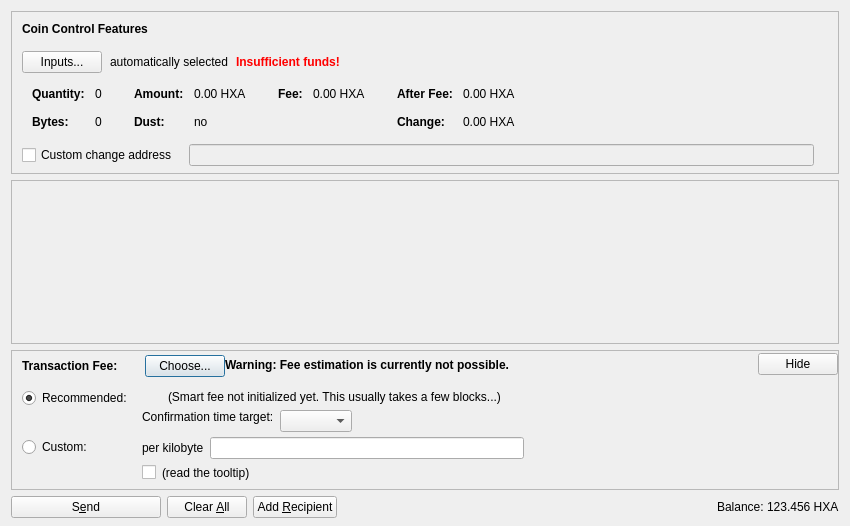
<?xml version="1.0" encoding="UTF-8"?>
<ui version="4.0">
 <class>SendCoinsDialog</class>
 <widget class="QDialog" name="SendCoinsDialog">
  <property name="geometry">
   <rect>
    <x>0</x>
    <y>0</y>
    <width>850</width>
    <height>526</height>
   </rect>
  </property>
  <property name="windowTitle">
   <string>Send Coins</string>
  </property>
  <layout class="QVBoxLayout" name="verticalLayout" stretch="0,1,0,0">
   <property name="bottomMargin">
    <number>8</number>
   </property>
   <item>
    <widget class="QFrame" name="frameCoinControl">
     <property name="sizePolicy">
      <sizepolicy hsizetype="Expanding" vsizetype="Expanding">
       <horstretch>0</horstretch>
       <verstretch>0</verstretch>
      </sizepolicy>
     </property>
     <property name="maximumSize">
      <size>
       <width>16777215</width>
       <height>16777215</height>
      </size>
     </property>
     <property name="frameShape">
      <enum>QFrame::StyledPanel</enum>
     </property>
     <property name="frameShadow">
      <enum>QFrame::Sunken</enum>
     </property>
     <layout class="QVBoxLayout" name="verticalLayoutCoinControl2">
      <property name="spacing">
       <number>0</number>
      </property>
      <property name="leftMargin">
       <number>0</number>
      </property>
      <property name="topMargin">
       <number>0</number>
      </property>
      <property name="rightMargin">
       <number>0</number>
      </property>
      <property name="bottomMargin">
       <number>6</number>
      </property>
      <item>
       <layout class="QVBoxLayout" name="verticalLayoutCoinControl" stretch="0,0,0,0,1">
        <property name="spacing">
         <number>0</number>
        </property>
        <property name="leftMargin">
         <number>10</number>
        </property>
        <property name="topMargin">
         <number>10</number>
        </property>
        <item>
         <layout class="QHBoxLayout" name="horizontalLayoutCoinControl1">
          <property name="bottomMargin">
           <number>15</number>
          </property>
          <item>
           <widget class="QLabel" name="labelCoinControlFeatures">
            <property name="sizePolicy">
             <sizepolicy hsizetype="Preferred" vsizetype="Maximum">
              <horstretch>0</horstretch>
              <verstretch>0</verstretch>
             </sizepolicy>
            </property>
            <property name="font">
             <font>
              <weight>75</weight>
              <bold>true</bold>
             </font>
            </property>
            <property name="styleSheet">
             <string notr="true">font-weight:bold;</string>
            </property>
            <property name="text">
             <string>Coin Control Features</string>
            </property>
           </widget>
          </item>
         </layout>
        </item>
        <item>
         <layout class="QHBoxLayout" name="horizontalLayoutCoinControl2" stretch="0,0,0,0">
          <property name="spacing">
           <number>8</number>
          </property>
          <property name="bottomMargin">
           <number>10</number>
          </property>
          <item>
           <widget class="QPushButton" name="pushButtonCoinControl">
            <property name="styleSheet">
             <string notr="true"/>
            </property>
            <property name="text">
             <string>Inputs...</string>
            </property>
            <property name="autoDefault">
             <bool>false</bool>
            </property>
           </widget>
          </item>
          <item>
           <widget class="QLabel" name="labelCoinControlAutomaticallySelected">
            <property name="text">
             <string>automatically selected</string>
            </property>
            <property name="margin">
             <number>5</number>
            </property>
           </widget>
          </item>
          <item>
           <widget class="QLabel" name="labelCoinControlInsuffFunds">
            <property name="font">
             <font>
              <weight>75</weight>
              <bold>true</bold>
             </font>
            </property>
            <property name="styleSheet">
             <string notr="true">color:red;font-weight:bold;</string>
            </property>
            <property name="text">
             <string>Insufficient funds!</string>
            </property>
            <property name="margin">
             <number>5</number>
            </property>
           </widget>
          </item>
          <item>
           <spacer name="horizontalSpacerCoinControl">
            <property name="orientation">
             <enum>Qt::Horizontal</enum>
            </property>
            <property name="sizeHint" stdset="0">
             <size>
              <width>40</width>
              <height>1</height>
             </size>
            </property>
           </spacer>
          </item>
         </layout>
        </item>
        <item>
         <widget class="QWidget" name="widgetCoinControl" native="true">
          <property name="sizePolicy">
           <sizepolicy hsizetype="Preferred" vsizetype="Preferred">
            <horstretch>0</horstretch>
            <verstretch>0</verstretch>
           </sizepolicy>
          </property>
          <property name="minimumSize">
           <size>
            <width>0</width>
            <height>0</height>
           </size>
          </property>
          <property name="styleSheet">
           <string notr="true"/>
          </property>
          <layout class="QHBoxLayout" name="horizontalLayoutCoinControl5">
           <property name="leftMargin">
            <number>0</number>
           </property>
           <property name="topMargin">
            <number>0</number>
           </property>
           <property name="rightMargin">
            <number>0</number>
           </property>
           <property name="bottomMargin">
            <number>0</number>
           </property>
           <item>
            <layout class="QHBoxLayout" name="horizontalLayoutCoinControl3" stretch="0,0,0,1">
             <property name="spacing">
              <number>20</number>
             </property>
             <property name="topMargin">
              <number>0</number>
             </property>
             <property name="bottomMargin">
              <number>10</number>
             </property>
             <item>
              <layout class="QFormLayout" name="formLayoutCoinControl1">
               <property name="horizontalSpacing">
                <number>10</number>
               </property>
               <property name="verticalSpacing">
                <number>14</number>
               </property>
               <property name="leftMargin">
                <number>10</number>
               </property>
               <property name="topMargin">
                <number>4</number>
               </property>
               <property name="rightMargin">
                <number>6</number>
               </property>
               <item row="0" column="0">
                <widget class="QLabel" name="labelCoinControlQuantityText">
                 <property name="font">
                  <font>
                   <weight>75</weight>
                   <bold>true</bold>
                  </font>
                 </property>
                 <property name="text">
                  <string>Quantity:</string>
                 </property>
                 <property name="margin">
                  <number>0</number>
                 </property>
                </widget>
               </item>
               <item row="0" column="1">
                <widget class="QLabel" name="labelCoinControlQuantity">
                 <property name="cursor">
                  <cursorShape>IBeamCursor</cursorShape>
                 </property>
                 <property name="contextMenuPolicy">
                  <enum>Qt::ActionsContextMenu</enum>
                 </property>
                 <property name="text">
                  <string notr="true">0</string>
                 </property>
                 <property name="margin">
                  <number>0</number>
                 </property>
                 <property name="textInteractionFlags">
                  <set>Qt::LinksAccessibleByMouse|Qt::TextSelectableByKeyboard|Qt::TextSelectableByMouse</set>
                 </property>
                </widget>
               </item>
               <item row="1" column="0">
                <widget class="QLabel" name="labelCoinControlBytesText">
                 <property name="font">
                  <font>
                   <weight>75</weight>
                   <bold>true</bold>
                  </font>
                 </property>
                 <property name="text">
                  <string>Bytes:</string>
                 </property>
                </widget>
               </item>
               <item row="1" column="1">
                <widget class="QLabel" name="labelCoinControlBytes">
                 <property name="cursor">
                  <cursorShape>IBeamCursor</cursorShape>
                 </property>
                 <property name="contextMenuPolicy">
                  <enum>Qt::ActionsContextMenu</enum>
                 </property>
                 <property name="text">
                  <string notr="true">0</string>
                 </property>
                 <property name="textInteractionFlags">
                  <set>Qt::LinksAccessibleByMouse|Qt::TextSelectableByKeyboard|Qt::TextSelectableByMouse</set>
                 </property>
                </widget>
               </item>
              </layout>
             </item>
             <item>
              <layout class="QFormLayout" name="formLayoutCoinControl2">
               <property name="horizontalSpacing">
                <number>10</number>
               </property>
               <property name="verticalSpacing">
                <number>14</number>
               </property>
               <property name="leftMargin">
                <number>6</number>
               </property>
               <property name="topMargin">
                <number>4</number>
               </property>
               <property name="rightMargin">
                <number>6</number>
               </property>
               <item row="0" column="0">
                <widget class="QLabel" name="labelCoinControlAmountText">
                 <property name="font">
                  <font>
                   <weight>75</weight>
                   <bold>true</bold>
                  </font>
                 </property>
                 <property name="text">
                  <string>Amount:</string>
                 </property>
                 <property name="margin">
                  <number>0</number>
                 </property>
                </widget>
               </item>
               <item row="0" column="1">
                <widget class="QLabel" name="labelCoinControlAmount">
                 <property name="cursor">
                  <cursorShape>IBeamCursor</cursorShape>
                 </property>
                 <property name="contextMenuPolicy">
                  <enum>Qt::ActionsContextMenu</enum>
                 </property>
                 <property name="text">
                  <string notr="true">0.00 HXA</string>
                 </property>
                 <property name="textInteractionFlags">
                  <set>Qt::LinksAccessibleByMouse|Qt::TextSelectableByKeyboard|Qt::TextSelectableByMouse</set>
                 </property>
                </widget>
               </item>
               <item row="1" column="0">
                <widget class="QLabel" name="labelCoinControlLowOutputText">
                 <property name="font">
                  <font>
                   <weight>75</weight>
                   <bold>true</bold>
                  </font>
                 </property>
                 <property name="text">
                  <string>Dust:</string>
                 </property>
                </widget>
               </item>
               <item row="1" column="1">
                <widget class="QLabel" name="labelCoinControlLowOutput">
                 <property name="cursor">
                  <cursorShape>IBeamCursor</cursorShape>
                 </property>
                 <property name="contextMenuPolicy">
                  <enum>Qt::ActionsContextMenu</enum>
                 </property>
                 <property name="text">
                  <string notr="true">no</string>
                 </property>
                 <property name="textInteractionFlags">
                  <set>Qt::LinksAccessibleByMouse|Qt::TextSelectableByKeyboard|Qt::TextSelectableByMouse</set>
                 </property>
                </widget>
               </item>
              </layout>
             </item>
             <item>
              <layout class="QFormLayout" name="formLayoutCoinControl3">
               <property name="horizontalSpacing">
                <number>10</number>
               </property>
               <property name="verticalSpacing">
                <number>14</number>
               </property>
               <property name="leftMargin">
                <number>6</number>
               </property>
               <property name="topMargin">
                <number>4</number>
               </property>
               <property name="rightMargin">
                <number>6</number>
               </property>
               <item row="0" column="0">
                <widget class="QLabel" name="labelCoinControlFeeText">
                 <property name="font">
                  <font>
                   <weight>75</weight>
                   <bold>true</bold>
                  </font>
                 </property>
                 <property name="text">
                  <string>Fee:</string>
                 </property>
                 <property name="margin">
                  <number>0</number>
                 </property>
                </widget>
               </item>
               <item row="0" column="1">
                <widget class="QLabel" name="labelCoinControlFee">
                 <property name="cursor">
                  <cursorShape>IBeamCursor</cursorShape>
                 </property>
                 <property name="contextMenuPolicy">
                  <enum>Qt::ActionsContextMenu</enum>
                 </property>
                 <property name="text">
                  <string notr="true">0.00 HXA</string>
                 </property>
                 <property name="textInteractionFlags">
                  <set>Qt::LinksAccessibleByMouse|Qt::TextSelectableByKeyboard|Qt::TextSelectableByMouse</set>
                 </property>
                </widget>
               </item>
              </layout>
             </item>
             <item>
              <layout class="QFormLayout" name="formLayoutCoinControl4">
               <property name="horizontalSpacing">
                <number>10</number>
               </property>
               <property name="verticalSpacing">
                <number>14</number>
               </property>
               <property name="leftMargin">
                <number>6</number>
               </property>
               <property name="topMargin">
                <number>4</number>
               </property>
               <property name="rightMargin">
                <number>6</number>
               </property>
               <item row="0" column="0">
                <widget class="QLabel" name="labelCoinControlAfterFeeText">
                 <property name="font">
                  <font>
                   <weight>75</weight>
                   <bold>true</bold>
                  </font>
                 </property>
                 <property name="text">
                  <string>After Fee:</string>
                 </property>
                 <property name="margin">
                  <number>0</number>
                 </property>
                </widget>
               </item>
               <item row="0" column="1">
                <widget class="QLabel" name="labelCoinControlAfterFee">
                 <property name="cursor">
                  <cursorShape>IBeamCursor</cursorShape>
                 </property>
                 <property name="contextMenuPolicy">
                  <enum>Qt::ActionsContextMenu</enum>
                 </property>
                 <property name="text">
                  <string notr="true">0.00 HXA</string>
                 </property>
                 <property name="textInteractionFlags">
                  <set>Qt::LinksAccessibleByMouse|Qt::TextSelectableByKeyboard|Qt::TextSelectableByMouse</set>
                 </property>
                </widget>
               </item>
               <item row="1" column="0">
                <widget class="QLabel" name="labelCoinControlChangeText">
                 <property name="font">
                  <font>
                   <weight>75</weight>
                   <bold>true</bold>
                  </font>
                 </property>
                 <property name="text">
                  <string>Change:</string>
                 </property>
                </widget>
               </item>
               <item row="1" column="1">
                <widget class="QLabel" name="labelCoinControlChange">
                 <property name="cursor">
                  <cursorShape>IBeamCursor</cursorShape>
                 </property>
                 <property name="contextMenuPolicy">
                  <enum>Qt::ActionsContextMenu</enum>
                 </property>
                 <property name="text">
                  <string notr="true">0.00 HXA</string>
                 </property>
                 <property name="textInteractionFlags">
                  <set>Qt::LinksAccessibleByMouse|Qt::TextSelectableByKeyboard|Qt::TextSelectableByMouse</set>
                 </property>
                </widget>
               </item>
              </layout>
             </item>
            </layout>
           </item>
          </layout>
         </widget>
        </item>
        <item>
         <layout class="QHBoxLayout" name="horizontalLayoutCoinControl4" stretch="0,0,0">
          <property name="spacing">
           <number>12</number>
          </property>
          <property name="sizeConstraint">
           <enum>QLayout::SetDefaultConstraint</enum>
          </property>
          <property name="topMargin">
           <number>5</number>
          </property>
          <property name="rightMargin">
           <number>5</number>
          </property>
          <item>
           <widget class="QCheckBox" name="checkBoxCoinControlChange">
            <property name="toolTip">
             <string>If this is activated, but the change address is empty or invalid, change will be sent to a newly generated address.</string>
            </property>
            <property name="text">
             <string>Custom change address</string>
            </property>
           </widget>
          </item>
          <item>
           <widget class="QValidatedLineEdit" name="lineEditCoinControlChange">
            <property name="enabled">
             <bool>false</bool>
            </property>
            <property name="sizePolicy">
             <sizepolicy hsizetype="Expanding" vsizetype="Fixed">
              <horstretch>0</horstretch>
              <verstretch>0</verstretch>
             </sizepolicy>
            </property>
           </widget>
          </item>
          <item>
           <widget class="QLabel" name="labelCoinControlChangeLabel">
            <property name="sizePolicy">
             <sizepolicy hsizetype="Preferred" vsizetype="Expanding">
              <horstretch>0</horstretch>
              <verstretch>0</verstretch>
             </sizepolicy>
            </property>
            <property name="minimumSize">
             <size>
              <width>0</width>
              <height>0</height>
             </size>
            </property>
            <property name="text">
             <string/>
            </property>
            <property name="margin">
             <number>3</number>
            </property>
           </widget>
          </item>
         </layout>
        </item>
        <item>
         <spacer name="verticalSpacerCoinControl">
          <property name="orientation">
           <enum>Qt::Vertical</enum>
          </property>
          <property name="sizeHint" stdset="0">
           <size>
            <width>800</width>
            <height>1</height>
           </size>
          </property>
         </spacer>
        </item>
       </layout>
      </item>
     </layout>
    </widget>
   </item>
   <item>
    <widget class="QScrollArea" name="scrollArea">
     <property name="widgetResizable">
      <bool>true</bool>
     </property>
     <widget class="QWidget" name="scrollAreaWidgetContents">
      <property name="geometry">
       <rect>
        <x>0</x>
        <y>0</y>
        <width>830</width>
        <height>104</height>
       </rect>
      </property>
      <layout class="QVBoxLayout" name="verticalLayout_2" stretch="0,1">
       <property name="leftMargin">
        <number>0</number>
       </property>
       <property name="topMargin">
        <number>0</number>
       </property>
       <property name="rightMargin">
        <number>0</number>
       </property>
       <property name="bottomMargin">
        <number>0</number>
       </property>
       <item>
        <layout class="QVBoxLayout" name="entries">
         <property name="spacing">
          <number>6</number>
         </property>
        </layout>
       </item>
       <item>
        <spacer name="verticalSpacer">
         <property name="orientation">
          <enum>Qt::Vertical</enum>
         </property>
         <property name="sizeHint" stdset="0">
          <size>
           <width>20</width>
           <height>40</height>
          </size>
         </property>
        </spacer>
       </item>
      </layout>
     </widget>
    </widget>
   </item>
   <item>
    <widget class="QFrame" name="frameFee">
     <property name="sizePolicy">
      <sizepolicy hsizetype="Expanding" vsizetype="Expanding">
       <horstretch>0</horstretch>
       <verstretch>0</verstretch>
      </sizepolicy>
     </property>
     <property name="maximumSize">
      <size>
       <width>16777215</width>
       <height>16777215</height>
      </size>
     </property>
     <property name="frameShape">
      <enum>QFrame::StyledPanel</enum>
     </property>
     <property name="frameShadow">
      <enum>QFrame::Sunken</enum>
     </property>
     <layout class="QVBoxLayout" name="verticalLayoutFee1">
      <property name="spacing">
       <number>0</number>
      </property>
      <property name="leftMargin">
       <number>0</number>
      </property>
      <property name="topMargin">
       <number>0</number>
      </property>
      <property name="rightMargin">
       <number>0</number>
      </property>
      <property name="bottomMargin">
       <number>0</number>
      </property>
      <item>
       <layout class="QVBoxLayout" name="verticalLayoutFee2" stretch="0,0,0">
        <property name="spacing">
         <number>0</number>
        </property>
        <property name="leftMargin">
         <number>10</number>
        </property>
        <property name="topMargin">
         <number>0</number>
        </property>
        <item>
         <layout class="QHBoxLayout" name="horizontalLayoutFee1">
          <property name="bottomMargin">
           <number>0</number>
          </property>
          <item>
           <layout class="QVBoxLayout" name="verticalLayoutFee7">
            <property name="spacing">
             <number>0</number>
            </property>
            <item>
             <spacer name="verticalSpacerSmartFee">
              <property name="orientation">
               <enum>Qt::Vertical</enum>
              </property>
              <property name="sizeType">
               <enum>QSizePolicy::Fixed</enum>
              </property>
              <property name="sizeHint" stdset="0">
               <size>
                <width>1</width>
                <height>4</height>
               </size>
              </property>
             </spacer>
            </item>
            <item>
             <layout class="QHBoxLayout" name="horizontalLayoutSmartFee">
              <property name="spacing">
               <number>10</number>
              </property>
              <item>
               <widget class="QLabel" name="labelFeeHeadline">
                <property name="sizePolicy">
                 <sizepolicy hsizetype="Preferred" vsizetype="Maximum">
                  <horstretch>0</horstretch>
                  <verstretch>0</verstretch>
                 </sizepolicy>
                </property>
                <property name="font">
                 <font>
                  <weight>75</weight>
                  <bold>true</bold>
                 </font>
                </property>
                <property name="styleSheet">
                 <string notr="true">font-weight:bold;</string>
                </property>
                <property name="text">
                 <string>Transaction Fee:</string>
                </property>
               </widget>
              </item>
              <item>
               <widget class="QLabel" name="labelFeeMinimized">
                <property name="text">
                 <string/>
                </property>
               </widget>
              </item>
              <item>
               <widget class="QPushButton" name="buttonChooseFee">
                <property name="text">
                 <string>Choose...</string>
                </property>
               </widget>
              </item>
             </layout>
            </item>
            <item>
             <spacer name="verticalSpacer_5">
              <property name="orientation">
               <enum>Qt::Vertical</enum>
              </property>
              <property name="sizeHint" stdset="0">
               <size>
                <width>1</width>
                <height>1</height>
               </size>
              </property>
             </spacer>
            </item>
           </layout>
          </item>
          <item>
           <widget class="QLabel" name="fallbackFeeWarningLabel">
            <property name="toolTip">
             <string>Using the fallbackfee can result in sending a transaction that will take several hours or days (or never) to confirm. Consider choosing your fee manually or wait until you have validated the complete chain.</string>
            </property>
            <property name="font">
            <font>
                <weight>75</weight>
                <bold>true</bold>
            </font>
            </property>
            <property name="text">
             <string>Warning: Fee estimation is currently not possible.</string>
            </property>
            <property name="wordWrap">
             <bool>false</bool>
            </property>
           </widget>
          </item>
          <item>
           <spacer name="horizontalSpacer_4">
            <property name="orientation">
             <enum>Qt::Horizontal</enum>
            </property>
            <property name="sizeType">
             <enum>QSizePolicy::MinimumExpanding</enum>
            </property>
            <property name="sizeHint" stdset="0">
             <size>
              <width>40</width>
              <height>20</height>
             </size>
            </property>
           </spacer>
          </item>
          <item>
           <widget class="QPushButton" name="buttonMinimizeFee">
            <property name="toolTip">
             <string>collapse fee-settings</string>
            </property>
            <property name="text">
             <string>Hide</string>
            </property>
           </widget>
          </item>
         </layout>
        </item>
        <item>
         <widget class="QFrame" name="frameFeeSelection">
          <layout class="QVBoxLayout" name="verticalLayoutFee12">
           <property name="spacing">
            <number>0</number>
           </property>
           <property name="leftMargin">
            <number>0</number>
           </property>
           <property name="topMargin">
            <number>0</number>
           </property>
           <property name="rightMargin">
            <number>0</number>
           </property>
           <property name="bottomMargin">
            <number>0</number>
           </property>
           <item>
            <layout class="QGridLayout" name="gridLayoutFee">
             <property name="topMargin">
              <number>10</number>
             </property>
             <property name="bottomMargin">
              <number>4</number>
             </property>
             <property name="horizontalSpacing">
              <number>10</number>
             </property>
             <property name="verticalSpacing">
              <number>4</number>
             </property>
             <item row="1" column="1">
              <layout class="QVBoxLayout" name="verticalLayoutFee8">
               <property name="spacing">
                <number>6</number>
               </property>
               <item>
                <layout class="QHBoxLayout" name="horizontalLayoutFee13">
                 <item>
                  <widget class="QLabel" name="labelCustomPerKilobyte">
                   <property name="toolTip">
                    <string>Specify a custom fee per kB (1,000 bytes) of the transaction's virtual size.

Note:  Since the fee is calculated on a per-byte basis, a fee of "100 satoshis per kB" for a transaction size of 500 bytes (half of 1 kB) would ultimately yield a fee of only 50 satoshis.</string>
                   </property>
                   <property name="text">
                    <string>per kilobyte</string>
                   </property>
                  </widget>
                 </item>
                 <item>
                  <widget class="BitcoinAmountField" name="customFee"/>
                 </item>
                 <item>
                  <spacer name="horizontalSpacer_6">
                   <property name="orientation">
                    <enum>Qt::Horizontal</enum>
                   </property>
                   <property name="sizeHint" stdset="0">
                    <size>
                     <width>1</width>
                     <height>1</height>
                    </size>
                   </property>
                  </spacer>
                 </item>
                </layout>
               </item>
               <item>
                <layout class="QHBoxLayout" name="horizontalLayoutFee8">
                 <item>
                  <widget class="QCheckBox" name="checkBoxMinimumFee">
                   <property name="toolTip">
                    <string>Paying only the minimum fee is just fine as long as there is less transaction volume than space in the blocks. But be aware that this can end up in a never confirming transaction once there is more demand for helixalpha transactions than the network can process.</string>
                   </property>
                   <property name="text">
                    <string/>
                   </property>
                  </widget>
                 </item>
                 <item>
                  <widget class="QLabel" name="labelMinFeeWarning">
                   <property name="enabled">
                    <bool>true</bool>
                   </property>
                   <property name="toolTip">
                    <string>Paying only the minimum fee is just fine as long as there is less transaction volume than space in the blocks. But be aware that this can end up in a never confirming transaction once there is more demand for helixalpha transactions than the network can process.</string>
                   </property>
                   <property name="text">
                    <string>(read the tooltip)</string>
                   </property>
                   <property name="margin">
                    <number>5</number>
                   </property>
                  </widget>
                 </item>
                 <item>
                  <spacer name="horizontalSpacer_2">
                   <property name="orientation">
                    <enum>Qt::Horizontal</enum>
                   </property>
                   <property name="sizeHint" stdset="0">
                    <size>
                     <width>1</width>
                     <height>1</height>
                    </size>
                   </property>
                  </spacer>
                 </item>
                </layout>
               </item>
              </layout>
             </item>
             <item row="0" column="0">
              <layout class="QVBoxLayout" name="verticalLayoutFee4" stretch="0,1">
               <item>
                <widget class="QRadioButton" name="radioSmartFee">
                 <property name="text">
                  <string>Recommended:</string>
                 </property>
                 <property name="checked">
                  <bool>true</bool>
                 </property>
                 <attribute name="buttonGroup">
                  <string notr="true">groupFee</string>
                 </attribute>
                </widget>
               </item>
               <item>
                <spacer name="verticalSpacer_2">
                 <property name="orientation">
                  <enum>Qt::Vertical</enum>
                 </property>
                 <property name="sizeHint" stdset="0">
                  <size>
                   <width>1</width>
                   <height>1</height>
                  </size>
                 </property>
                </spacer>
               </item>
              </layout>
             </item>
             <item row="1" column="0">
              <layout class="QVBoxLayout" name="verticalLayoutFee9" stretch="0,1">
               <item>
                <widget class="QRadioButton" name="radioCustomFee">
                 <property name="text">
                  <string>Custom:</string>
                 </property>
                 <attribute name="buttonGroup">
                  <string notr="true">groupFee</string>
                 </attribute>
                </widget>
               </item>
               <item>
                <spacer name="verticalSpacer_6">
                 <property name="orientation">
                  <enum>Qt::Vertical</enum>
                 </property>
                 <property name="sizeHint" stdset="0">
                  <size>
                   <width>1</width>
                   <height>1</height>
                  </size>
                 </property>
                </spacer>
               </item>
              </layout>
             </item>
             <item row="0" column="1">
              <layout class="QVBoxLayout" name="verticalLayoutFee3" stretch="0,0,1">
               <property name="spacing">
                <number>6</number>
               </property>
               <property name="topMargin">
                <number>2</number>
               </property>
               <item>
                <layout class="QHBoxLayout" name="horizontalLayoutFee12">
                 <item>
                  <widget class="QLabel" name="labelSmartFee">
                   <property name="text">
                    <string/>
                   </property>
                   <property name="margin">
                    <number>2</number>
                   </property>
                  </widget>
                 </item>
                 <item>
                  <widget class="QLabel" name="labelFeeEstimation">
                   <property name="text">
                    <string/>
                   </property>
                  </widget>
                 </item>
                 <item>
                  <widget class="QLabel" name="labelSmartFee2">
                   <property name="text">
                    <string>(Smart fee not initialized yet. This usually takes a few blocks...)</string>
                   </property>
                   <property name="margin">
                    <number>2</number>
                   </property>
                  </widget>
                 </item>
                 <item>
                  <spacer name="horizontalSpacer_5">
                   <property name="orientation">
                    <enum>Qt::Horizontal</enum>
                   </property>
                   <property name="sizeHint" stdset="0">
                    <size>
                     <width>1</width>
                     <height>1</height>
                    </size>
                   </property>
                  </spacer>
                 </item>
                </layout>
               </item>
               <item>
                <layout class="QHBoxLayout" name="horizontalLayoutFee9">
                 <item>
                  <layout class="QVBoxLayout" name="verticalLayoutFee6">
                   <item>
                    <widget class="QLabel" name="labelSmartFee3">
                     <property name="text">
                      <string>Confirmation time target:</string>
                     </property>
                     <property name="margin">
                      <number>2</number>
                     </property>
                    </widget>
                   </item>
                   <item>
                    <spacer name="verticalSpacer_3">
                     <property name="orientation">
                      <enum>Qt::Vertical</enum>
                     </property>
                     <property name="sizeHint" stdset="0">
                      <size>
                       <width>1</width>
                       <height>1</height>
                      </size>
                     </property>
                    </spacer>
                   </item>
                  </layout>
                 </item>
                 <item>
                  <layout class="QVBoxLayout" name="verticalLayoutFee5">
                   <property name="rightMargin">
                    <number>30</number>
                   </property>
                   <item>
                    <layout class="QHBoxLayout" name="horizontalLayoutConfTarget">
                     <property name="bottomMargin">
                      <number>0</number>
                     </property>
                     <item>
                      <widget class="QComboBox" name="confTargetSelector"/>
                     </item>
                     <item>
                      <spacer name="horizontalSpacerConfTarget">
                       <property name="orientation">
                        <enum>Qt::Horizontal</enum>
                       </property>
                       <property name="sizeHint" stdset="0">
                        <size>
                         <width>40</width>
                         <height>20</height>
                        </size>
                       </property>
                      </spacer>
                     </item>
                    </layout>
                   </item>
                  </layout>
                 </item>
                </layout>
               </item>
               <item>
                <spacer name="verticalSpacer_4">
                 <property name="orientation">
                  <enum>Qt::Vertical</enum>
                 </property>
                 <property name="sizeHint" stdset="0">
                  <size>
                   <width>1</width>
                   <height>1</height>
                  </size>
                 </property>
                </spacer>
               </item>
              </layout>
             </item>
            </layout>
           </item>
          </layout>
         </widget>
        </item>
        <item>
         <spacer name="verticalSpacerFee">
          <property name="orientation">
           <enum>Qt::Vertical</enum>
          </property>
          <property name="sizeHint" stdset="0">
           <size>
            <width>40</width>
            <height>5</height>
           </size>
          </property>
         </spacer>
        </item>
       </layout>
      </item>
     </layout>
    </widget>
   </item>
   <item>
    <layout class="QHBoxLayout" name="horizontalLayout">
     <item>
      <widget class="QPushButton" name="sendButton">
       <property name="minimumSize">
        <size>
         <width>150</width>
         <height>0</height>
        </size>
       </property>
       <property name="toolTip">
        <string>Confirm the send action</string>
       </property>
       <property name="text">
        <string>S&amp;end</string>
       </property>
       <property name="icon">
        <iconset resource="../bitcoin.qrc">
         <normaloff>:/icons/send</normaloff>:/icons/send</iconset>
       </property>
       <property name="autoDefault">
        <bool>false</bool>
       </property>
       <property name="default">
        <bool>false</bool>
       </property>
      </widget>
     </item>
     <item>
      <widget class="QPushButton" name="clearButton">
       <property name="sizePolicy">
        <sizepolicy hsizetype="Minimum" vsizetype="Fixed">
         <horstretch>0</horstretch>
         <verstretch>0</verstretch>
        </sizepolicy>
       </property>
       <property name="toolTip">
        <string>Clear all fields of the form.</string>
       </property>
       <property name="text">
        <string>Clear &amp;All</string>
       </property>
       <property name="icon">
        <iconset resource="../bitcoin.qrc">
         <normaloff>:/icons/remove</normaloff>:/icons/remove</iconset>
       </property>
       <property name="autoDefault">
        <bool>false</bool>
       </property>
      </widget>
     </item>
     <item>
      <widget class="QPushButton" name="addButton">
       <property name="toolTip">
        <string>Send to multiple recipients at once</string>
       </property>
       <property name="text">
        <string>Add &amp;Recipient</string>
       </property>
       <property name="icon">
        <iconset resource="../bitcoin.qrc">
         <normaloff>:/icons/add</normaloff>:/icons/add</iconset>
       </property>
       <property name="autoDefault">
        <bool>false</bool>
       </property>
      </widget>
     </item>
     <item>
      <spacer name="horizontalSpacer">
       <property name="orientation">
        <enum>Qt::Horizontal</enum>
       </property>
       <property name="sizeHint" stdset="0">
        <size>
         <width>40</width>
         <height>20</height>
        </size>
       </property>
      </spacer>
     </item>
     <item>
      <layout class="QHBoxLayout" name="horizontalLayout_2">
       <property name="spacing">
        <number>3</number>
       </property>
       <item>
        <widget class="QLabel" name="label">
         <property name="sizePolicy">
          <sizepolicy hsizetype="Preferred" vsizetype="Fixed">
           <horstretch>0</horstretch>
           <verstretch>0</verstretch>
          </sizepolicy>
         </property>
         <property name="text">
          <string>Balance:</string>
         </property>
        </widget>
       </item>
       <item>
        <widget class="QLabel" name="labelBalance">
         <property name="sizePolicy">
          <sizepolicy hsizetype="Preferred" vsizetype="Fixed">
           <horstretch>0</horstretch>
           <verstretch>0</verstretch>
          </sizepolicy>
         </property>
         <property name="cursor">
          <cursorShape>IBeamCursor</cursorShape>
         </property>
         <property name="text">
          <string notr="true">123.456 HXA</string>
         </property>
         <property name="textInteractionFlags">
          <set>Qt::LinksAccessibleByMouse|Qt::TextSelectableByKeyboard|Qt::TextSelectableByMouse</set>
         </property>
        </widget>
       </item>
      </layout>
     </item>
    </layout>
   </item>
  </layout>
 </widget>
 <customwidgets>
  <customwidget>
   <class>QValidatedLineEdit</class>
   <extends>QLineEdit</extends>
   <header>qt/qvalidatedlineedit.h</header>
  </customwidget>
  <customwidget>
   <class>BitcoinAmountField</class>
   <extends>QLineEdit</extends>
   <header>qt/bitcoinamountfield.h</header>
   <container>1</container>
  </customwidget>
 </customwidgets>
 <resources>
  <include location="../bitcoin.qrc"/>
 </resources>
 <connections/>
 <buttongroups>
  <buttongroup name="groupFee"/>
 </buttongroups>
</ui>
